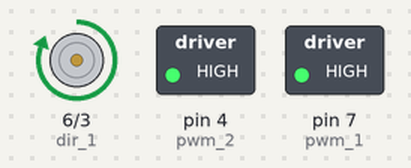
The sketch below on a simulated Arduino Uno, built with avr-gcc and run on an emulated ATmega328P. On the bench: motor-driver pin pairs drawn as motors (green arrow = first pin HIGH = forward, orange = second pin HIGH = backward, longer = more drive), switched loads named in the sketch (green lamp = pin HIGH). What the sketch prints to the serial monitor is not drawn.

Above: at 0.4 s.
At 1.2 s:
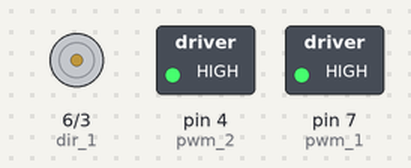
Timing chart, 0 to 3.0 s (numbered marks = the images above):
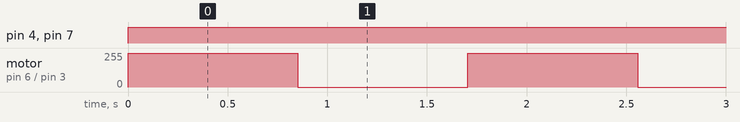

The sketch:

Controlling_Motor_with_program_BNF_20230318.ino
```cpp
  // define pin name
  #define pwm_2 4
  #define pwm_1 7
  #define dir_2 3
  #define dir_1 6
void setup() {
  pinMode(pwm_2, OUTPUT);
  pinMode(pwm_1, OUTPUT);
  pinMode(dir_1, OUTPUT);
  pinMode(dir_2, OUTPUT);
  Serial.begin(9600);
  //Serial.println("DIR");
}

void loop() {
  int pwm_value = 255;
  int opposite_i;
  digitalWrite(pwm_1,HIGH);
  digitalWrite(pwm_2,HIGH);
  analogWrite(dir_1,255);
  delay(852);
  analogWrite(dir_1,0);
  delay(852);
Serial.println(dir_1);

 /* for(int i=0;i<=255;i++){
    analogWrite(dir_1,i);
    opposite_i=255-i;
    analogWrite(dir_2,(255-i));
    delay(120);
  Serial.println(i);
  }
  while(1)
  continue; */
}
```

Measured:
- by itself, pin 4 (pwm_2), pin 7 (pwm_1): LOW → HIGH at 0.00 s
- by itself, motor on pin 6 (dir_1) / pin 3 (dir_2): alternates forward 255/255 for 0.85 s and stopped for 0.85 s
